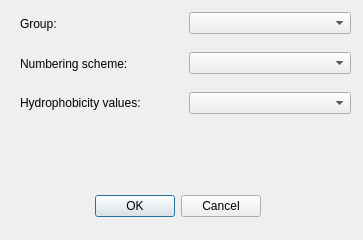
<?xml version="1.0" encoding="UTF-8"?>
<ui version="4.0">
 <class>editDialog</class>
 <widget class="QDialog" name="editDialog">
  <property name="geometry">
   <rect>
    <x>0</x>
    <y>0</y>
    <width>363</width>
    <height>240</height>
   </rect>
  </property>
  <property name="windowTitle">
   <string>Dialog</string>
  </property>
  <widget class="QDialogButtonBox" name="buttonBox">
   <property name="geometry">
    <rect>
     <x>90</x>
     <y>190</y>
     <width>171</width>
     <height>32</height>
    </rect>
   </property>
   <property name="orientation">
    <enum>Qt::Horizontal</enum>
   </property>
   <property name="standardButtons">
    <set>QDialogButtonBox::Cancel|QDialogButtonBox::Ok</set>
   </property>
  </widget>
  <widget class="QWidget" name="">
   <property name="geometry">
    <rect>
     <x>20</x>
     <y>10</y>
     <width>331</width>
     <height>27</height>
    </rect>
   </property>
   <layout class="QHBoxLayout" name="horizontalLayout">
    <item>
     <widget class="QLabel" name="label">
      <property name="text">
       <string>Group:</string>
      </property>
     </widget>
    </item>
    <item>
     <widget class="QComboBox" name="editDialogGroupName"/>
    </item>
   </layout>
  </widget>
  <widget class="QWidget" name="">
   <property name="geometry">
    <rect>
     <x>20</x>
     <y>90</y>
     <width>331</width>
     <height>27</height>
    </rect>
   </property>
   <layout class="QHBoxLayout" name="horizontalLayout_2">
    <item>
     <widget class="QLabel" name="label_2">
      <property name="text">
       <string>&lt;html&gt;&lt;head/&gt;&lt;body&gt;&lt;p&gt;Hydrophobicity values:&lt;/p&gt;&lt;/body&gt;&lt;/html&gt;</string>
      </property>
     </widget>
    </item>
    <item>
     <widget class="QComboBox" name="editDialogHValueDataset"/>
    </item>
   </layout>
  </widget>
  <widget class="QWidget" name="">
   <property name="geometry">
    <rect>
     <x>20</x>
     <y>50</y>
     <width>331</width>
     <height>27</height>
    </rect>
   </property>
   <layout class="QHBoxLayout" name="horizontalLayout_3">
    <item>
     <widget class="QLabel" name="label_3">
      <property name="text">
       <string>Numbering scheme:</string>
      </property>
     </widget>
    </item>
    <item>
     <widget class="QComboBox" name="editDialogNumberingScheme"/>
    </item>
   </layout>
  </widget>
 </widget>
 <resources/>
 <connections>
  <connection>
   <sender>buttonBox</sender>
   <signal>accepted()</signal>
   <receiver>editDialog</receiver>
   <slot>accept()</slot>
   <hints>
    <hint type="sourcelabel">
     <x>248</x>
     <y>254</y>
    </hint>
    <hint type="destinationlabel">
     <x>157</x>
     <y>274</y>
    </hint>
   </hints>
  </connection>
  <connection>
   <sender>buttonBox</sender>
   <signal>rejected()</signal>
   <receiver>editDialog</receiver>
   <slot>reject()</slot>
   <hints>
    <hint type="sourcelabel">
     <x>316</x>
     <y>260</y>
    </hint>
    <hint type="destinationlabel">
     <x>286</x>
     <y>274</y>
    </hint>
   </hints>
  </connection>
 </connections>
</ui>
